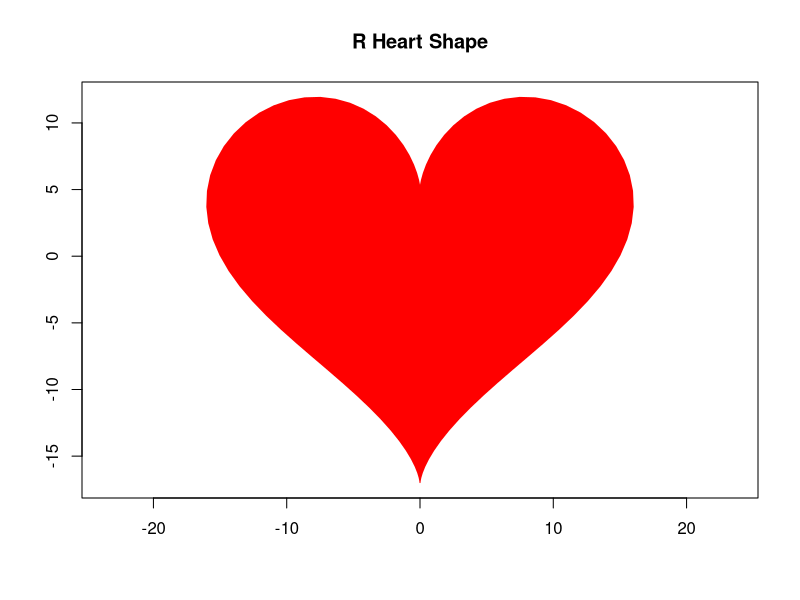

This figure's R source:
## ---- chunk 1
4+5
## ---- chunk 2
340/32
## ---- chunk 3
abc <- 100+20+3
abc
## ---- chunk 4
i_am_hungry <- 8+9+2/4
i_am_hungry
## ---- chunk 5
elo <- 2+3
elo
## ---- chunk 6
t <- seq(0, 2*pi, length.out = 100)
x <- 16 * sin(t)^3
y <- 13 * cos(t) - 5 * cos(2*t) - 2 * cos(3*t) - cos(4*t)

# Plot the heart shape
plot(x, y, type = "n", asp = 1, xlab = "", ylab = "", main = "R Heart Shape") # Set up plot area
polygon(x, y, col = "red", border = "red") # Draw and fill the polygon
## ---- chunk 7
print("TIME TO SLEEEEEEEEEP (work) :)")
## ---- chunk 8
5 + 4
